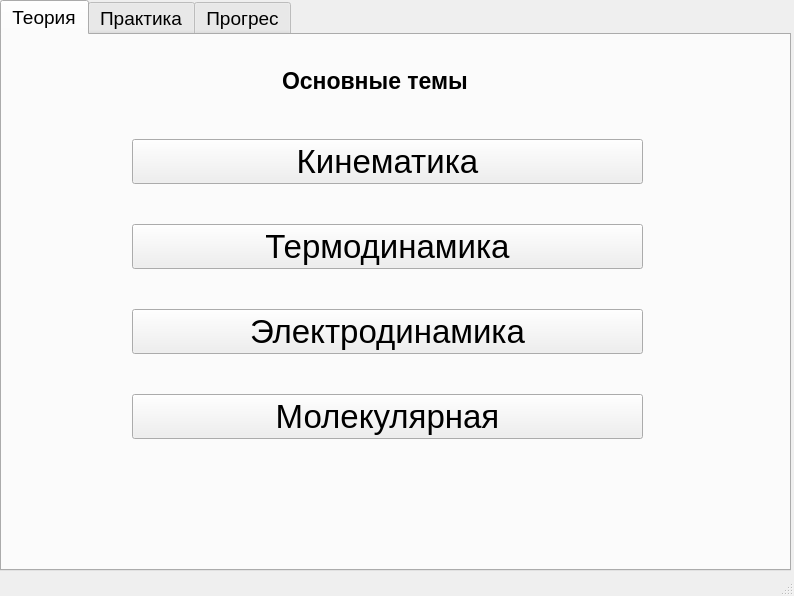
<?xml version="1.0" encoding="UTF-8"?>
<ui version="4.0">
 <class>MainWindow</class>
 <widget class="QMainWindow" name="MainWindow">
  <property name="geometry">
   <rect>
    <x>0</x>
    <y>0</y>
    <width>794</width>
    <height>596</height>
   </rect>
  </property>
  <property name="windowTitle">
   <string>MainWindow</string>
  </property>
  <widget class="QWidget" name="centralwidget">
   <widget class="QTabWidget" name="tabWidget">
    <property name="geometry">
     <rect>
      <x>0</x>
      <y>0</y>
      <width>791</width>
      <height>571</height>
     </rect>
    </property>
    <property name="font">
     <font>
      <pointsize>14</pointsize>
     </font>
    </property>
    <property name="styleSheet">
     <string notr="true">asd</string>
    </property>
    <property name="currentIndex">
     <number>0</number>
    </property>
    <widget class="QWidget" name="tab">
     <attribute name="title">
      <string>Теория</string>
     </attribute>
     <widget class="QLabel" name="label">
      <property name="geometry">
       <rect>
        <x>280</x>
        <y>20</y>
        <width>201</width>
        <height>51</height>
       </rect>
      </property>
      <property name="font">
       <font>
        <pointsize>17</pointsize>
        <weight>75</weight>
        <italic>false</italic>
        <bold>true</bold>
        <underline>false</underline>
        <strikeout>false</strikeout>
        <kerning>true</kerning>
       </font>
      </property>
      <property name="mouseTracking">
       <bool>false</bool>
      </property>
      <property name="tabletTracking">
       <bool>false</bool>
      </property>
      <property name="acceptDrops">
       <bool>false</bool>
      </property>
      <property name="layoutDirection">
       <enum>Qt::RightToLeft</enum>
      </property>
      <property name="autoFillBackground">
       <bool>false</bool>
      </property>
      <property name="text">
       <string>Основные темы</string>
      </property>
      <property name="scaledContents">
       <bool>false</bool>
      </property>
      <property name="wordWrap">
       <bool>false</bool>
      </property>
      <property name="openExternalLinks">
       <bool>false</bool>
      </property>
     </widget>
     <widget class="QWidget" name="">
      <property name="geometry">
       <rect>
        <x>130</x>
        <y>70</y>
        <width>511</width>
        <height>371</height>
       </rect>
      </property>
      <layout class="QVBoxLayout" name="verticalLayout">
       <item>
        <widget class="QPushButton" name="pushButton">
         <property name="font">
          <font>
           <family>MS Shell Dlg 2</family>
           <pointsize>25</pointsize>
          </font>
         </property>
         <property name="text">
          <string>Кинематика</string>
         </property>
         <attribute name="buttonGroup">
          <string notr="true">buttonGroup</string>
         </attribute>
        </widget>
       </item>
       <item>
        <widget class="QPushButton" name="pushButton_3">
         <property name="font">
          <font>
           <pointsize>25</pointsize>
          </font>
         </property>
         <property name="text">
          <string>Термодинамика</string>
         </property>
         <attribute name="buttonGroup">
          <string notr="true">buttonGroup</string>
         </attribute>
        </widget>
       </item>
       <item>
        <widget class="QPushButton" name="pushButton_2">
         <property name="font">
          <font>
           <pointsize>25</pointsize>
          </font>
         </property>
         <property name="text">
          <string>Электродинамика</string>
         </property>
         <attribute name="buttonGroup">
          <string notr="true">buttonGroup</string>
         </attribute>
        </widget>
       </item>
       <item>
        <widget class="QPushButton" name="pushButton_4">
         <property name="font">
          <font>
           <pointsize>25</pointsize>
          </font>
         </property>
         <property name="text">
          <string>Молекулярная</string>
         </property>
         <attribute name="buttonGroup">
          <string notr="true">buttonGroup</string>
         </attribute>
        </widget>
       </item>
      </layout>
     </widget>
    </widget>
    <widget class="QWidget" name="tab_2">
     <attribute name="title">
      <string>Практика</string>
     </attribute>
     <widget class="QLabel" name="label_3">
      <property name="geometry">
       <rect>
        <x>310</x>
        <y>30</y>
        <width>151</width>
        <height>41</height>
       </rect>
      </property>
      <property name="font">
       <font>
        <pointsize>21</pointsize>
        <weight>75</weight>
        <italic>false</italic>
        <bold>true</bold>
        <underline>false</underline>
        <strikeout>false</strikeout>
       </font>
      </property>
      <property name="text">
       <string>Варианты</string>
      </property>
     </widget>
     <widget class="QWidget" name="layoutWidget">
      <property name="geometry">
       <rect>
        <x>160</x>
        <y>70</y>
        <width>461</width>
        <height>361</height>
       </rect>
      </property>
      <layout class="QVBoxLayout" name="verticalLayout_2">
       <item>
        <widget class="QPushButton" name="pushButton_11">
         <property name="font">
          <font>
           <pointsize>25</pointsize>
          </font>
         </property>
         <property name="text">
          <string>Вариант 1</string>
         </property>
         <attribute name="buttonGroup">
          <string notr="true">option</string>
         </attribute>
        </widget>
       </item>
       <item>
        <widget class="QPushButton" name="pushButton_12">
         <property name="font">
          <font>
           <pointsize>25</pointsize>
          </font>
         </property>
         <property name="text">
          <string>Вариант 2</string>
         </property>
         <attribute name="buttonGroup">
          <string notr="true">option</string>
         </attribute>
        </widget>
       </item>
       <item>
        <widget class="QPushButton" name="pushButton_13">
         <property name="font">
          <font>
           <pointsize>25</pointsize>
          </font>
         </property>
         <property name="text">
          <string>Вариант 3</string>
         </property>
         <attribute name="buttonGroup">
          <string notr="true">option</string>
         </attribute>
        </widget>
       </item>
       <item>
        <widget class="QPushButton" name="pushButton_14">
         <property name="font">
          <font>
           <pointsize>25</pointsize>
          </font>
         </property>
         <property name="text">
          <string>Вариант 4</string>
         </property>
         <attribute name="buttonGroup">
          <string notr="true">option</string>
         </attribute>
        </widget>
       </item>
      </layout>
     </widget>
    </widget>
    <widget class="QWidget" name="tab_3">
     <attribute name="title">
      <string>Прогрес</string>
     </attribute>
     <widget class="PlotWidget" name="graphWidget">
      <property name="geometry">
       <rect>
        <x>40</x>
        <y>10</y>
        <width>711</width>
        <height>401</height>
       </rect>
      </property>
     </widget>
     <widget class="QPushButton" name="pushButton_updatetab">
      <property name="geometry">
       <rect>
        <x>250</x>
        <y>430</y>
        <width>281</width>
        <height>51</height>
       </rect>
      </property>
      <property name="font">
       <font>
        <pointsize>25</pointsize>
       </font>
      </property>
      <property name="text">
       <string>Обновить график</string>
      </property>
     </widget>
    </widget>
   </widget>
  </widget>
  <widget class="QMenuBar" name="menubar">
   <property name="geometry">
    <rect>
     <x>0</x>
     <y>0</y>
     <width>794</width>
     <height>21</height>
    </rect>
   </property>
  </widget>
  <widget class="QStatusBar" name="statusbar"/>
  <action name="action">
   <property name="text">
    <string>Варианты</string>
   </property>
  </action>
 </widget>
 <customwidgets>
  <customwidget>
   <class>PlotWidget</class>
   <extends>QGraphicsView</extends>
   <header>pyqtgraph</header>
  </customwidget>
 </customwidgets>
 <resources/>
 <connections/>
 <buttongroups>
  <buttongroup name="buttonGroup"/>
  <buttongroup name="option"/>
 </buttongroups>
</ui>
